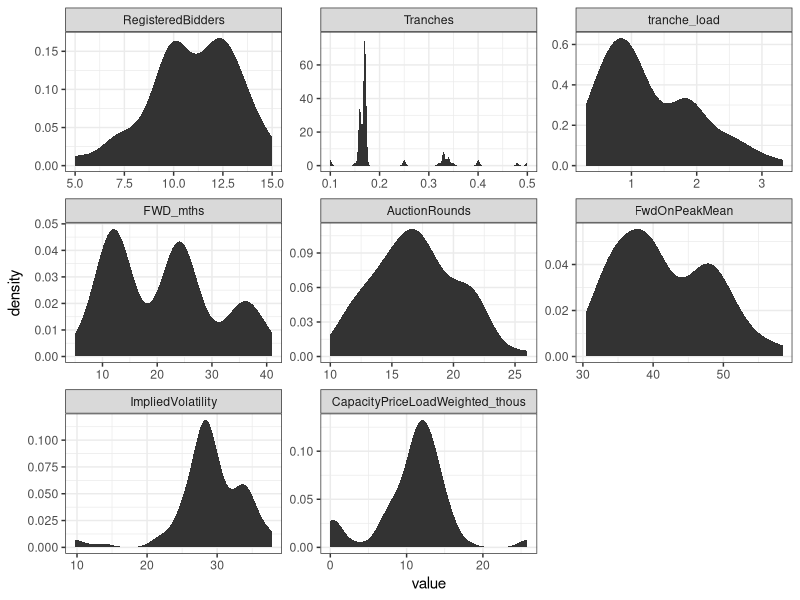
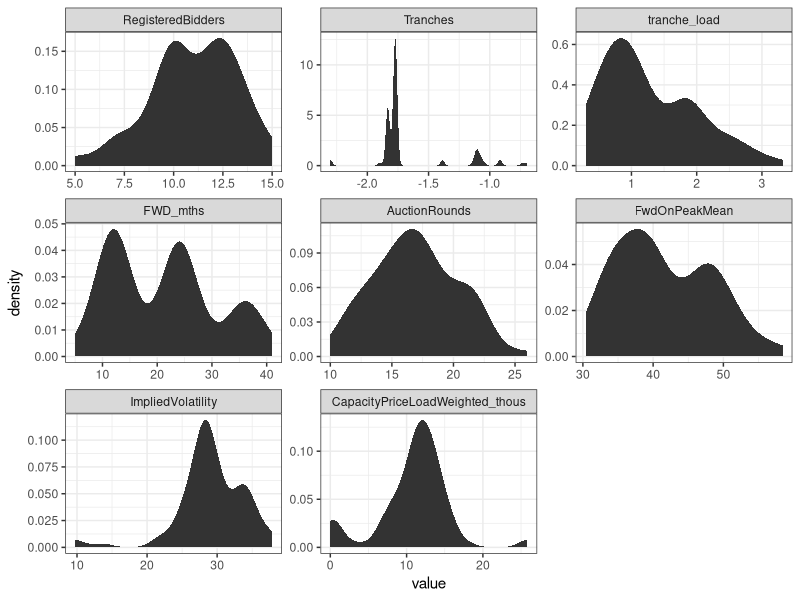

Write R code to recreate these figures, in order. (Note: this script raises an error after producing the figures.)
## ---- chunk 1

knitr::opts_chunk$set(echo = TRUE, warning = FALSE, message = FALSE)

## ---- chunk 2

### Load Libraries
library(tidyverse)
library(caret)
library(haven)
library(reshape2)

### Load data
auctiondf = read_dta("SSO Auction Data_9-12-22.dta") %>%
  mutate(tranche_load = Tranches * ActualOnPeakLoad_billions) 


### Select certain columns
auctiondf = auctiondf %>%
  select(Utility,
         RegisteredBidders,
         Tranches,
         Price,
         tranche_load,
         FWD_mths,
         AuctionRounds,
         FwdOnPeakMean,
         ImpliedVolatility,
         CapacityPriceLoadWeighted_thous)



## ---- chunk 3

set.seed(12432)

train_index = createDataPartition(auctiondf$Utility,
                                  p = .8,
                                  list = FALSE)


train_df = auctiondf[train_index, ]

test_df = auctiondf[-train_index, ]

## ---- chunk 4

train_df_c = train_df %>%
  select(RegisteredBidders,
         Tranches,
         tranche_load,
         FWD_mths,
         AuctionRounds,
         FwdOnPeakMean,
         ImpliedVolatility,
         CapacityPriceLoadWeighted_thous)

melt(train_df_c) %>%
  ggplot(aes(x = value)) +
  stat_density() +
  facet_wrap(~variable, scales = "free") +
  theme_bw()


## ---- chunk 5

train_df_c2 = train_df_c %>%
  mutate(Tranches = log(Tranches))

melt(train_df_c2) %>%
  ggplot(aes(x = value)) +
  stat_density() +
  facet_wrap(~variable, scales = "free") +
  theme_bw()

## ---- chunk 6

c_scale = preProcess(train_df_c,
                        method = c("center", "scale"))

train_df_c_scale = predict(c_scale,
                           train_df_c)


## ---- chunk 7

cs = names(train_df_c)

non_cs = train_df %>%
  select(-one_of(cs))

train_df_final = cbind(non_cs, train_df_c_scale)


## ---- chunk 8

### Make training matrix
xtrain = model.matrix(Price ~ .,
                      data = train_df_final)

### Remove intercept
xtrain = xtrain[ , -1]

### Grab outcome vector
ytrain = train_df_final$Price

### Create hyperparameter tuning grid
xgbgrid = expand.grid(
  
  eta = seq(.01, .31, by = .01),
  max_depth = seq(1, 50, by = 5),
  gamma = 0,
  min_child_weight = seq(0, 3, by = 1),
  subsample = seq(0, 1, by = .2),
  nrounds = seq(0, 200, by = 50),
  colsample_bytree = seq(.5, 1, by = .5)
  
)

### Specify 10 fold cross validation
xgbcontrol = trainControl(
  method = "cv",
  number = 10
)

xgbtune = train(
  x = xtrain,
  y = ytrain,
  method = "xgbTree",
  trControl = xgbcontrol,
  metric = "RMSE",
  tuneGrid = xgbgrid
)

